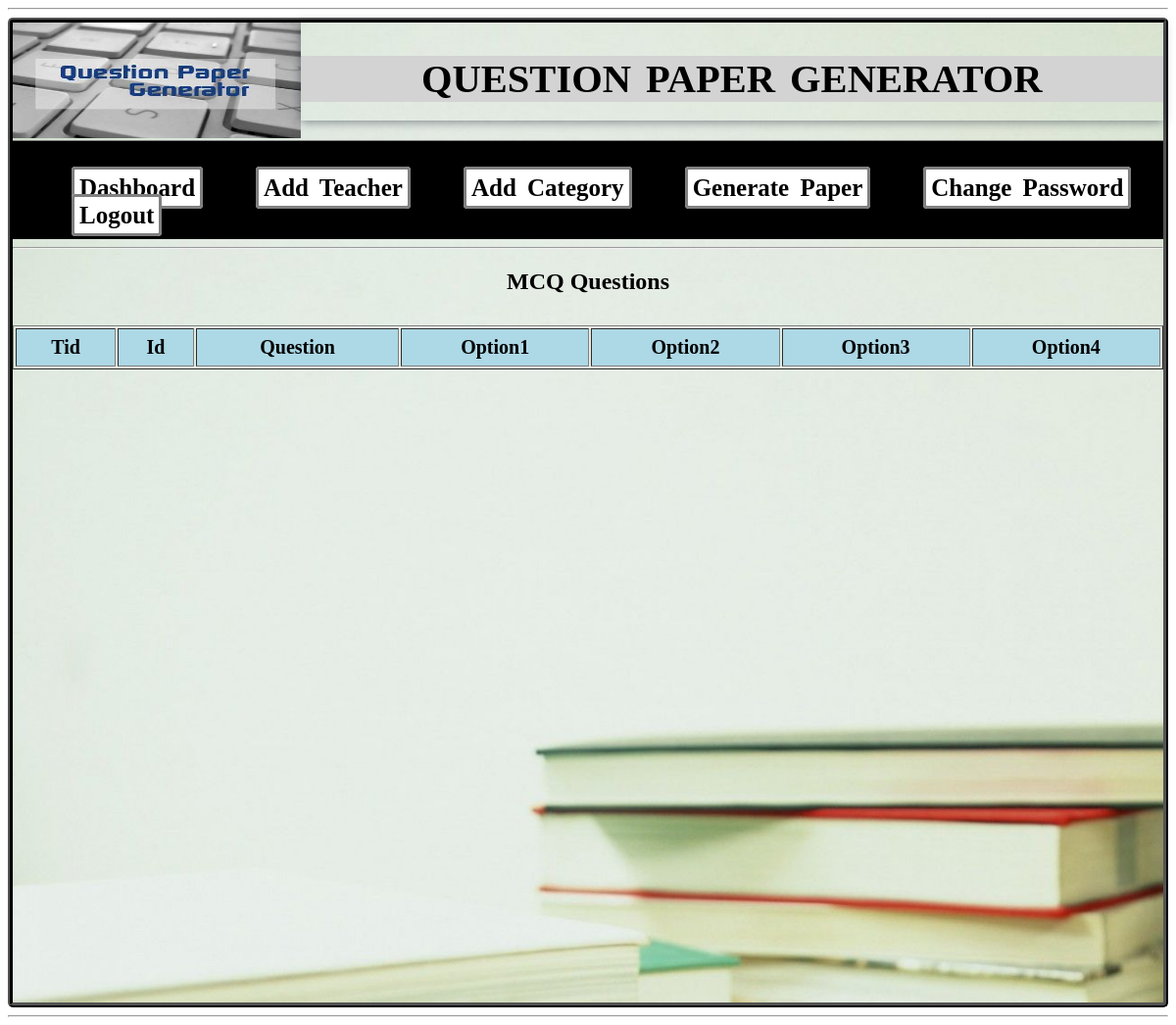
The app's page /admin/m.c.q.php, older data.
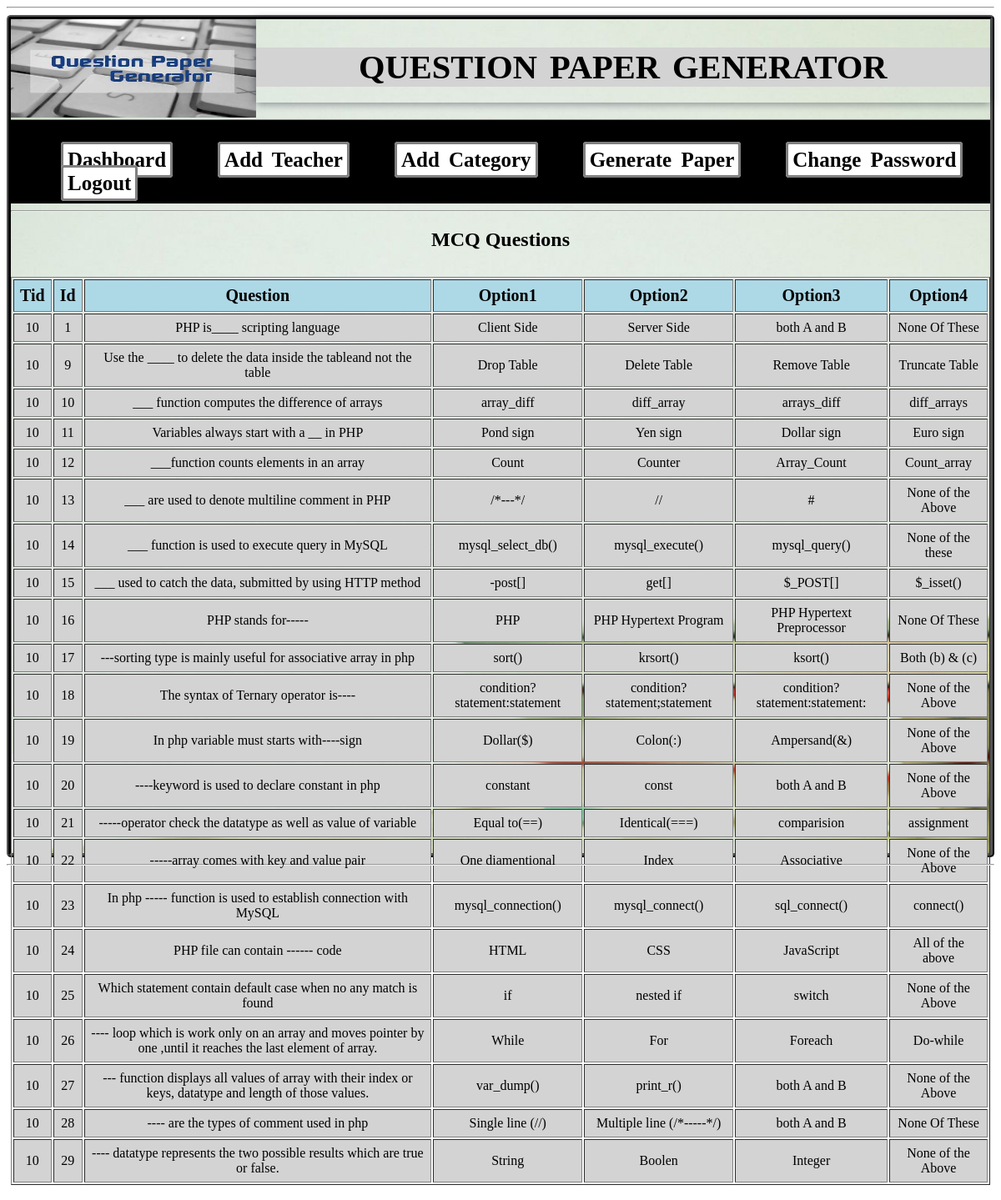
The same page, newer data.
### tables this page shows
CREATE TABLE IF NOT EXISTS `mcq_quetion` (
  `qmid` int(11) NOT NULL AUTO_INCREMENT,
  `qmnm` varchar(255) NOT NULL,
  `op1` varchar(255) NOT NULL,
  `op2` varchar(255) NOT NULL,
  `op3` varchar(255) NOT NULL,
  `op4` varchar(255) NOT NULL,
  `sid` int(10) NOT NULL,
  `tid` int(11) NOT NULL,
  `qtype` varchar(255) NOT NULL,
  PRIMARY KEY (`qmid`)
);

### admin/m.c.q.php (the view, shortened to what this page needs)
<html>
<head>
<link rel="stylesheet" type="text/css" href="css/style1.css">
</head>
<body><hr>
   <?php
    include 'header.php';
	?>
	       <div id='tname'>
		   <h2>MCQ Questions</h2>
		   </div>
           <div id="content"><br>
<table border="1" width="100%">
<tr>
<th>Tid</th>
<th>Id</th>
<th>Question</th>
<th>Option1</th>
<th>Option2</th>
<th>Option3</th>
<th>Option4</th>
</tr>
 <?php
				 include 'conection.php';
				 $queryS ="SELECT * FROM mcq_quetion";
				$resultS=mysqli_query($con,$queryS);
				while($rows=mysqli_fetch_assoc($resultS))
				{
				?>
				<tr>
				<td><?php echo $rows['tid'] ?></td>
				<td><?php echo $rows['qmid'] ?></td>
				<td><?php echo $rows['qmnm'] ?></td>
				<td><?php echo $rows['op1'] ?></td>
				<td><?php echo $rows['op2'] ?></td>
				<td><?php echo $rows['op3'] ?></td>
				<td><?php echo $rows['op4'] ?></td>
				</tr>
				<?php
				}
				 ?>
</table>
	               <br>
             </div>
</div>
<hr>
</body>
</html>

Row changes from the older to the newer data that the page shows:
added mcq_quetion: tid "10", qmid "1", qmnm "PHP is____ scripting language", op1 "Client Side", op2 "Server Side", op3 "both A and B", op4 "None Of These"
added mcq_quetion: tid "10", qmid "9", qmnm "Use the ____ to delete the data inside the tableand not the table", op1 "Drop Table", op2 "Delete Table", op3 "Remove Table", op4 "Truncate Table"
added mcq_quetion: tid "10", qmid "10", qmnm "___ function computes the difference of arrays", op1 "array_diff", op2 "diff_array", op3 "arrays_diff", op4 "diff_arrays"
added mcq_quetion: tid "10", qmid "11", qmnm "Variables always start with a __ in PHP", op1 "Pond sign", op2 "Yen sign", op3 "Dollar sign", op4 "Euro sign"
added mcq_quetion: tid "10", qmid "12", qmnm "___function counts elements in an array", op1 "Count", op2 "Counter", op3 "Array_Count", op4 "Count_array"
added mcq_quetion: tid "10", qmid "13", qmnm "___ are used to denote multiline comment in PHP", op1 "/*---*/", op2 "//", op3 "#", op4 "None of the Above"
added mcq_quetion: tid "10", qmid "14", qmnm "___ function is used to execute query in MySQL", op1 "mysql_select_db()", op2 "mysql_execute()", op3 "mysql_query()", op4 "None of the these"
added mcq_quetion: tid "10", qmid "15", qmnm "___ used to catch the data, submitted by using HTTP method", op1 "-post[]", op2 "get[]", op3 "$_POST[]", op4 "$_isset()"
added mcq_quetion: tid "10", qmid "16", qmnm "PHP stands for-----", op1 "PHP", op2 "PHP Hypertext Program", op3 "PHP Hypertext Preprocessor", op4 "None Of These"
added mcq_quetion: tid "10", qmid "17", qmnm "---sorting type is mainly useful for associative array in php", op1 "sort()", op2 "krsort()", op3 "ksort()", op4 "Both (b) & (c)"
added mcq_quetion: tid "10", qmid "18", qmnm "The syntax of Ternary operator is----", op1 "condition?statement:statement", op2 "condition?statement;statement", op3 "condition?statement:statement:", op4 "None of the Above"
added mcq_quetion: tid "10", qmid "19", qmnm "In php variable must starts with----sign", op1 "Dollar($)", op2 "Colon(:)", op3 "Ampersand(&)", op4 "None of the Above"
added mcq_quetion: tid "10", qmid "20", qmnm "----keyword is used to declare constant in php", op1 "constant", op2 "const", op3 "both A and B", op4 "None of the Above"
added mcq_quetion: tid "10", qmid "21", qmnm "-----operator check the datatype as well as value of variable", op1 "Equal to(==)", op2 "Identical(===)", op3 "comparision", op4 "assignment"
added mcq_quetion: tid "10", qmid "22", qmnm "-----array comes with key and value pair", op1 "One diamentional", op2 "Index", op3 "Associative", op4 "None of the Above"
added mcq_quetion: tid "10", qmid "23", qmnm "In php ----- function is used to establish connection with MySQL", op1 "mysql_connection()", op2 "mysql_connect()", op3 "sql_connect()", op4 "connect()"
added mcq_quetion: tid "10", qmid "24", qmnm "PHP file can contain ------ code", op1 "HTML", op2 "CSS", op3 "JavaScript", op4 "All of the above"
added mcq_quetion: tid "10", qmid "25", qmnm "Which statement contain default case when no any match is found", op1 "if", op2 "nested if", op3 "switch", op4 "None of the Above"
added mcq_quetion: tid "10", qmid "26", qmnm "---- loop which is work only on an array and moves pointer by one ,until it reaches the last element of array.", op1 "While", op2 "For", op3 "Foreach", op4 "Do-while"
added mcq_quetion: tid "10", qmid "27", qmnm "--- function displays all values of array with their index or keys, datatype and length of those values.", op1 "var_dump()", op2 "print_r()", op3 "both A and B", op4 "None of the Above"
added mcq_quetion: tid "10", qmid "28", qmnm "---- are the types of comment used in php", op1 "Single line (//)", op2 "Multiple line (/*-----*/)", op3 "both A and B", op4 "None Of These"
added mcq_quetion: tid "10", qmid "29", qmnm "---- datatype represents the two possible results which are true or false.", op1 "String", op2 "Boolen", op3 "Integer", op4 "None of the Above"
